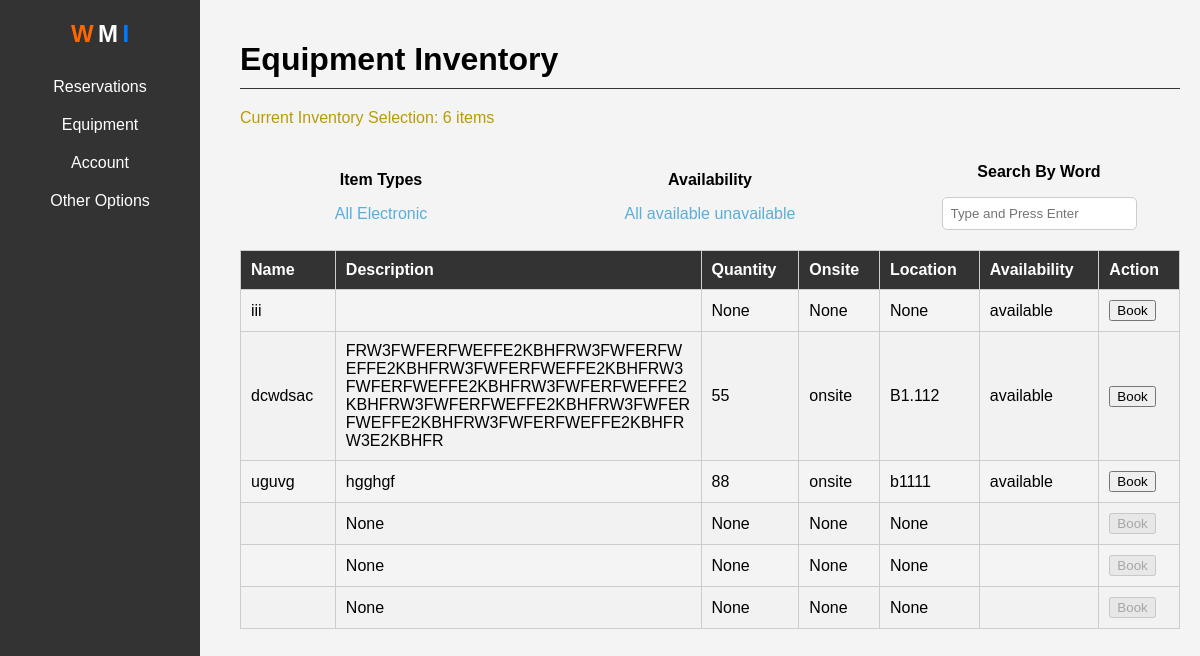
Before: /equipmentView/ with the older database file.
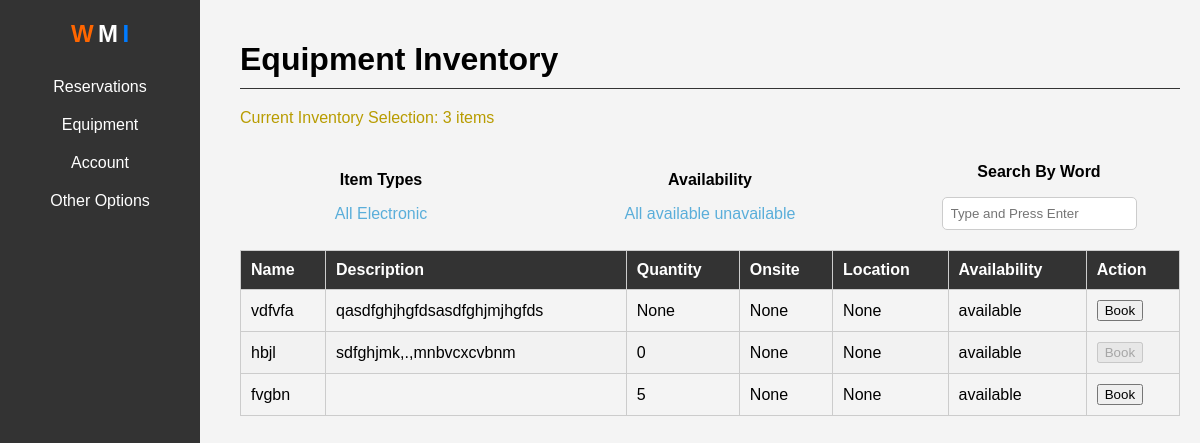
After: the same page with the newer database file.
### appone/models.py (models this page shows, shortened)
class ItemType(models.Model):
    type = models.CharField(max_length=200)

class ItemStatus(models.Model):
    status = models.CharField(max_length=100)

class Item(models.Model):
    deviceSerialNumber = models.CharField(max_length=50, null=True, blank=True)
    name = models.CharField(max_length=50)
    type = models.ForeignKey('ItemType', on_delete=models.SET_NULL, null=True)
    CPU = models.CharField(max_length=50, null=True, blank=True)
    GPU = models.CharField(max_length=50, null=True, blank=True)
    RAM = models.CharField(max_length=50, null=True, blank=True)
    status = models.ForeignKey('ItemStatus', on_delete=models.SET_NULL, null=True)
    onsite = models.CharField(max_length=50, null=True, blank=True)
    audit = models.CharField(max_length=50, null=True, blank=True)
    quantity = models.CharField(max_length=50, null=True, blank=True)
    location = models.CharField(max_length=50, null=True, blank=True)
    dateOut = models.CharField(max_length=50, null=True, blank=True)
    dateReturn = models.CharField(max_length=50, null=True, blank=True)
    description = models.TextField(null=True, blank=True)
    comments = models.TextField(null=True, blank=True)
    user = models.ForeignKey(User, on_delete=models.SET_NULL, null=True, blank=True)

### appone/views.py (the view)
# urls.py: path("equipmentView/", views.equipmentView, name = "equipmentView"),
def equipmentView(request):
    itemtypes = ItemType.objects.all()
    itemstatus = ItemStatus.objects.all()
    q = request.GET.get('q') if request.GET.get('q') != None else ""
    status_filter = request.GET.get('status')
    type_filter = request.GET.get('type')
    sort_by = request.GET.get('sort')
    items = Item.objects.filter(
        Q(type__type__icontains=q) |
        Q(name__icontains=q) |
        Q(deviceSerialNumber__icontains=q) |
        Q(CPU__icontains=q) |
        Q(GPU__icontains=q) |
        Q(RAM__icontains=q) |
        Q(location__icontains=q) |
        Q(status__status__icontains=q)
    )
    if status_filter:
        items = items.filter(status__status=status_filter)
    if type_filter:
        items = items.filter(type__type=type_filter)
    if sort_by:
        items = items.order_by(sort_by)
    totalInventory = items.count()
    context = {'items': items, 'itemtypes': itemtypes, 'itemstatus': itemstatus, 'totalInventory': totalInventory}
    return render(request, 'appone/equipmentView.html', context)

### appone/templates/appone/equipmentView.html (shortened to what this page needs)
<!DOCTYPE html>
<html lang="en">
<head>
</head>
<body>
    <div class="sidebar">
        <div class="sidebar-logo">
            <span style="font-size: 24px; font-weight: bold; color: #ff6600;">W</span>
            <span style="font-size: 24px; font-weight: bold; color: #ffffff;">M</span>
            <span style="font-size: 24px; font-weight: bold; color: #007bff;">I</span>
        </div>
        <ul>
            <li><a href="#">Reservations</a></li>
            <li><a href="#">Equipment</a></li>
            <li><a href="#">Account</a></li>
            <li><a href="#">Other Options</a></li>
        </ul>
    </div>
    <div class="pageContent">
        <h1>Equipment Inventory</h1>
        <p id="itemCount">Current Inventory Selection: {{ totalInventory }} items</p>
        <div class="filters">
            <div class="filterSection">
                <p><strong>Item Types</strong></p>
                <a href="{% url 'equipmentView' %}">All</a>
                {% for itemtype in itemtypes %}
                    <a href="{% url 'equipmentView' %}?type={{ itemtype.type }}">{{ itemtype.type }}</a>
                {% endfor %}
            </div>
            <div class="filterSection">
                <p><strong>Availability</strong></p>
                <a href="{% url 'equipmentView' %}">All</a>
                {% for itemstatus in itemstatus %}
                    <a href="{% url 'equipmentView' %}?status={{ itemstatus.status }}">{{ itemstatus.status }}</a>
                {% endfor %}
            </div>
            <div class="filterSection">
                <p><strong>Search By Word</strong></p>
                <form method="GET" action="{% url 'equipmentView' %}">
                    <input type="text" name="q" class="searchInput" placeholder="Type and Press Enter">
                </form>
            </div>
        </div>
        <div class="scroll">
            <table class="equipmentTable">
                <thead>
                    <tr>
                        <th>Name</th>
                        <th>Description</th>
                        <th>Quantity</th>
                        <th>Onsite</th>
                        <th>Location</th>
                        <th>Availability</th>
                        <th>Action</th>
                    </tr>
                </thead>
                <tbody>
                    {% for item in items %}
                        <tr>
                            <td>{{ item.name }}</td>
                            <td>{{ item.description }}</td>
                            <td>{{ item.quantity }}</td>
                            <td>{{ item.onsite }}</td>
                            <td>{{ item.location }}</td>
                            <td>{{ item.status.status }}</td>
                            <td>
                                <form method="POST" action="{% url 'book_item' item.id %}">
                                    <button type="submit" {% if item.quantity == '0' or item.status.status != 'available' %}disabled{% endif %}>Book</button>
                                </form>
                            </td>
                        </tr>
                    {% endfor %}
                </tbody>
            </table>
        </div>
    </div>
</body>
</html>

### appone/templates/appone/equipmentView.html (style rules this page uses)
body { margin: 0; font-family: Arial, sans-serif; background-color: #f4f4f4; }
.pageContent { margin-left: 220px; padding: 20px; }
h1 { border-bottom: 1px solid #333; padding-bottom: 10px; margin-bottom: 20px; }
#itemCount { color: #b89c00; margin-bottom: 20px; }
.filters { display: flex; justify-content: space-between; align-items: center; margin-bottom: 20px; }
.filterSection { flex: 0 0 30%; text-align: center; }
.filterSection a { text-decoration: none; color: #5aaeda; }
.searchInput { padding: 8px; border: 1px solid #ccc; border-radius: 5px; }
.sidebar { position: fixed; left: 0; top: 0; height: 100%; width: 200px; background-color: #333; color: #fff; padding-top: 20px; text-align: center; }
.sidebar-logo { margin-bottom: 20px; }
.sidebar-logo span { font-size: 24px; font-weight: bold; }
.sidebar ul { list-style-type: none; padding: 0; }
.sidebar ul li { padding: 10px; }
.sidebar ul li a { color: #fff; text-decoration: none; }
.equipmentTable { width: 100%; border-collapse: collapse; margin-top: 20px; }
.equipmentTable td:nth-child(2) { max-width: 300px; word-wrap: break-word; }
.equipmentTable th, .equipmentTable td { border: 1px solid #ccc; padding: 10px; text-align: left; }
.equipmentTable th { background-color: #333; color: #fff; }
.equipmentTable tr:nth-child(even) { background-color: #f2f2f2; }

Changed rows visible on the page:
removed Item: name "iii", quantity "None", onsite "None", location "None", status.status "available"
removed Item: name "dcwdsac", description "FRW3FWFERFWEFFE2KBHFRW3FWFERFWEFFE2KBHFRW3FWFERFWEFFE2KBHFRW3FWFERFWEFFE2KBHFRW3FWFERFWEFFE2KBHFRW3FWFERFWEFFE2KBHFRW3FWFERFWEFFE2KBHFRW3FWFERFWEFFE2KBHFRW3E2KBHFR", quantity "55", onsite "onsite", location "B1.112", status.status "available"
removed Item: name "uguvg", description "hgghgf", quantity "88", onsite "onsite", location "b1111", status.status "available"
removed Item: description "None", quantity "None", onsite "None", location "None"
removed Item: description "None", quantity "None", onsite "None", location "None"
removed Item: description "None", quantity "None", onsite "None", location "None"
added Item: name "vdfvfa", description "qasdfghjhgfdsasdfghjmjhgfds", quantity "None", onsite "None", location "None", status.status "available"
added Item: name "hbjl", description "sdfghjmk,.,mnbvcxcvbnm", quantity "0", onsite "None", location "None", status.status "available"
added Item: name "fvgbn", quantity "5", onsite "None", location "None", status.status "available"
Other visible differences:
{{ totalInventory }}: "6" → "3"
